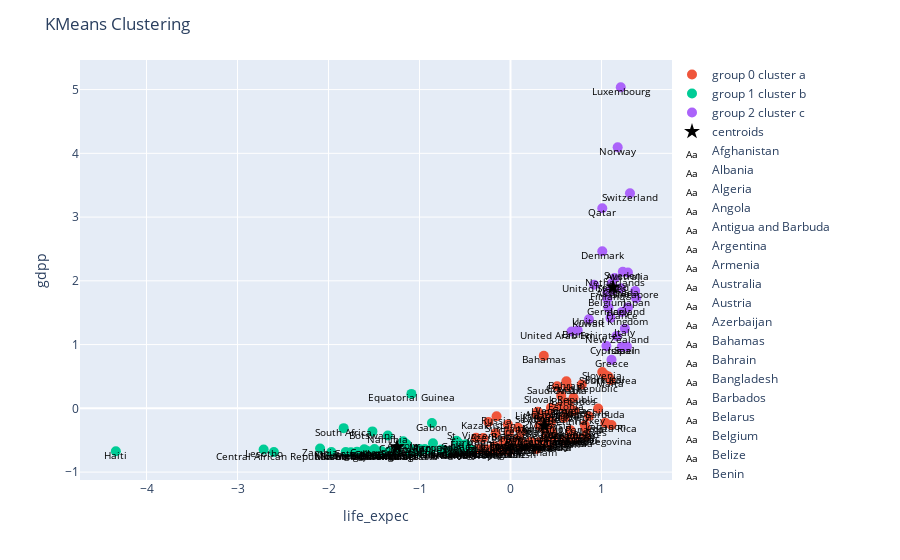

Source (notebook cell):
### Code cell
labels = ['cluster a', 'cluster b', 'cluster c']
x = 'life_expec'
y = 'gdpp'
title = 'KMeans Clustering'
annotation = data[['country']].copy()
y_means = clustering.cluster_visualizator(KMeans, data_clustering, 3, labels, x, y, annotations=annotation, title=title, skip_rows=1, random_seed=random_seed)

### Figure 1 — Plotly figure (JSON) as saved in the notebook; plotly's stock layout.template omitted (floating-point values rounded to 4 significant figures)
{"data": [{"hovertemplate": "<extra></extra>", "legendgroup": "", "marker": {"color": "#636efa", "symbol": "circle"}, "mode": "markers", "name": "", "orientation": "v", "showlegend": false, "type": "scatter", "xaxis": "x", "yaxis": "y"}, {"marker": {"size": 10}, "mode": "markers", "name": "group 0 cluster a", "type": "scatter", "x": [0.6479, 0.6704, 0.7043, 0.5915, 0.3095, -0.1642, 0.3659, 0.614, -0.01756, 0.693, -0.01756, 0.09522, 0.1742, 0.1178, 0.7043, 0.411, 0.3772, 0.2193, 0.9637, 0.4561, 0.6591, 1.11, 0.6479, 0.7832, 0.4561, 0.693, -0.006281, 0.3997, 0.614, 0.2531, 0.08395, 0.08395, 0.4449, -0.07395, 0.4449, -0.3785, 0.4674, 0.5915, -0.2431, -0.2318, 0.287, 1.043, 0.6253, 0.2982, 0.3885, 0.4449, 0.8283, 1.099, -0.2657, 0.3208, -0.09651, 0.6591, 0.3321, -0.2544, 0.6253, 0.817, 0.3997, 0.8283, -0.1755, 0.6479, 1.043, 0.3546, -0.1529, 0.1065, 0.5125, 0.4674, 0.3208, 0.5576, 1.009, 1.076, 0.4336, 0.1178, -0.02884, -0.1078, 0.6817, 0.06139, -0.07395, 0.7155, 0.8622, -0.2995, -0.01756, 0.6591, -0.198, 0.5464, 0.287, -0.3446], "y": [-0.4856, -0.4654, -0.04182, -0.1458, -0.5332, -0.3899, 0.8228, 0.4233, -0.668, 0.1661, -0.3795, -0.4719, -0.5901, -0.6011, -0.4572, -0.09654, -0.3351, -0.5283, -0.003511, -0.4599, -0.3674, -0.2607, 0.02932, 0.3741, -0.4112, -0.4544, -0.5672, -0.5458, 0.08952, -0.5475, -0.3061, -0.5546, 0.007434, -0.5393, -0.3521, -0.4632, -0.4533, -0.5081, -0.2131, -0.6613, -0.09107, -0.2246, -0.04729, -0.05276, -0.461, -0.2131, -0.3209, 0.4452, -0.6438, -0.2717, -0.6202, -0.3439, -0.5546, -0.677, 0.3467, -0.2673, -0.5327, -0.4347, -0.5929, -0.01993, 0.5218, -0.2591, -0.1239, -0.5206, 0.3467, -0.4134, -0.1184, 0.199, 0.5711, 0.4999, -0.5557, -0.3685, -0.2552, -0.6691, -0.4314, -0.5124, -0.5152, -0.4829, -0.1239, -0.4665, -0.5469, -0.05823, -0.6339, 0.02932, -0.6378, -0.6378]}, {"marker": {"size": 10}, "mode": "markers", "name": "group 1 cluster b", "type": "scatter", "x": [-1.619, -1.179, -0.9875, -1.518, -1.427, -1.45, -0.5025, -1.495, -2.6, -1.585, -0.5251, -1.472, -1.145, -1.608, -1.089, -0.9988, -0.5928, -0.8634, -0.5702, -0.9424, -1.416, -1.687, -0.5702, -4.337, -0.4913, -0.8747, -1.112, -0.7619, -2.713, -1.1, -1.1, -1.969, -1.247, -0.5815, -0.4913, -1.811, -0.4236, -1.348, -1.326, -1.134, -0.5928, -0.6717, -0.7394, -1.754, -0.9988, -1.833, -0.48, -1.269, -1.337, -1.551, -0.8522, -2.093], "y": [-0.6792, -0.5163, -0.668, -0.3619, -0.678, -0.6968, -0.6664, -0.6378, -0.685, -0.6604, -0.6674, -0.6912, -0.5595, -0.6427, 0.2263, -0.6831, -0.5097, -0.2306, -0.6787, -0.6378, -0.674, -0.6795, -0.5431, -0.6732, -0.6356, -0.6565, -0.6279, -0.6471, -0.6454, -0.6915, -0.6868, -0.6843, -0.6707, -0.5529, -0.5644, -0.6865, -0.6554, -0.4254, -0.6904, -0.5819, -0.6525, -0.6786, -0.6547, -0.6876, -0.6388, -0.3111, -0.6285, -0.671, -0.6827, -0.6769, -0.5469, -0.6295]}, {"marker": {"size": 10}, "mode": "markers", "name": "group 2 cluster c", "type": "scatter", "x": [1.291, 1.122, 1.065, 0.7381, 1.212, 1.054, 1.009, 1.065, 1.223, 1.076, 1.11, 1.291, 1.11, 1.223, 1.257, 1.381, 0.8622, 1.212, 1.144, 1.167, 1.178, 1.009, 1.37, 1.279, 1.234, 1.313, 0.6704, 1.099, 0.9185], "y": [2.131, 1.857, 1.72, 1.222, 1.884, 0.976, 2.465, 1.819, 1.512, 1.578, 0.7626, 1.583, 1.956, 0.9651, 1.25, 1.726, 1.397, 5.037, 2.043, 1.135, 4.095, 3.138, 1.841, 0.9706, 2.142, 3.373, 1.206, 1.419, 1.939]}, {"marker": {"color": "black", "size": 12, "symbol": "star"}, "mode": "markers", "name": "centroids", "type": "scatter", "x": [0.3739, -1.247, 1.127], "y": [-0.2754, -0.6049, 1.901]}, {"mode": "text", "name": "Afghanistan", "text": ["Afghanistan"], "textfont": {"color": "black", "size": 10}, "textposition": "bottom center", "type": "scatter", "x": [-1.619], "y": [-0.6792]}, {"mode": "text", "name": "Albania", "text": ["Albania"], "textfont": {"color": "black", "size": 10}, "textposition": "bottom center", "type": "scatter", "x": [0.6479], "y": [-0.4856]}, {"mode": "text", "name": "Algeria", "text": ["Algeria"], "textfont": {"color": "black", "size": 10}, "textposition": "bottom center", "type": "scatter", "x": [0.6704], "y": [-0.4654]}, {"mode": "text", "name": "Angola", "text": ["Angola"], "textfont": {"color": "black", "size": 10}, "textposition": "bottom center", "type": "scatter", "x": [-1.179], "y": [-0.5163]}, {"mode": "text", "name": "Antigua and Barbuda", "text": ["Antigua and Barbuda"], "textfont": {"color": "black", "size": 10}, "textposition": "bottom center", "type": "scatter", "x": [0.7043], "y": [-0.04182]}, {"mode": "text", "name": "Argentina", "text": ["Argentina"], "textfont": {"color": "black", "size": 10}, "textposition": "bottom center", "type": "scatter", "x": [0.5915], "y": [-0.1458]}, {"mode": "text", "name": "Armenia", "text": ["Armenia"], "textfont": {"color": "black", "size": 10}, "textposition": "bottom center", "type": "scatter", "x": [0.3095], "y": [-0.5332]}, {"mode": "text", "name": "Australia", "text": ["Australia"], "textfont": {"color": "black", "size": 10}, "textposition": "bottom center", "type": "scatter", "x": [1.291], "y": [2.131]}, {"mode": "text", "name": "Austria", "text": ["Austria"], "textfont": {"color": "black", "size": 10}, "textposition": "bottom center", "type": "scatter", "x": [1.122], "y": [1.857]}, {"mode": "text", "name": "Azerbaijan", "text": ["Azerbaijan"], "textfont": {"color": "black", "size": 10}, "textposition": "bottom center", "type": "scatter", "x": [-0.1642], "y": [-0.3899]}, {"mode": "text", "name": "Bahamas", "text": ["Bahamas"], "textfont": {"color": "black", "size": 10}, "textposition": "bottom center", "type": "scatter", "x": [0.3659], "y": [0.8228]}, {"mode": "text", "name": "Bahrain", "text": ["Bahrain"], "textfont": {"color": "black", "size": 10}, "textposition": "bottom center", "type": "scatter", "x": [0.614], "y": [0.4233]}, {"mode": "text", "name": "Bangladesh", "text": ["Bangladesh"], "textfont": {"color": "black", "size": 10}, "textposition": "bottom center", "type": "scatter", "x": [-0.01756], "y": [-0.668]}, {"mode": "text", "name": "Barbados", "text": ["Barbados"], "textfont": {"color": "black", "size": 10}, "textposition": "bottom center", "type": "scatter", "x": [0.693], "y": [0.1661]}, {"mode": "text", "name": "Belarus", "text": ["Belarus"], "textfont": {"color": "black", "size": 10}, "textposition": "bottom center", "type": "scatter", "x": [-0.01756], "y": [-0.3795]}, {"mode": "text", "name": "Belgium", "text": ["Belgium"], "textfont": {"color": "black", "size": 10}, "textposition": "bottom center", "type": "scatter", "x": [1.065], "y": [1.72]}, {"mode": "text", "name": "Belize", "text": ["Belize"], "textfont": {"color": "black", "size": 10}, "textposition": "bottom center", "type": "scatter", "x": [0.09522], "y": [-0.4719]}, {"mode": "text", "name": "Benin", "text": ["Benin"], "textfont": {"color": "black", "size": 10}, "textposition": "bottom center", "type": "scatter", "x": [-0.9875], "y": [-0.668]}, {"mode": "text", "name": "Bhutan", "text": ["Bhutan"], "textfont": {"color": "black", "size": 10}, "textposition": "bottom center", "type": "scatter", "x": [0.1742], "y": [-0.5901]}, {"mode": "text", "name": "Bolivia", "text": ["Bolivia"], "textfont": {"color": "black", "size": 10}, "textposition": "bottom center", "type": "scatter", "x": [0.1178], "y": [-0.6011]}, {"mode": "text", "name": "Bosnia and Herzegovina", "text": ["Bosnia and Herzegovina"], "textfont": {"color": "black", "size": 10}, "textposition": "bottom center", "type": "scatter", "x": [0.7043], "y": [-0.4572]}, {"mode": "text", "name": "Botswana", "text": ["Botswana"], "textfont": {"color": "black", "size": 10}, "textposition": "bottom center", "type": "scatter", "x": [-1.518], "y": [-0.3619]}, {"mode": "text", "name": "Brazil", "text": ["Brazil"], "textfont": {"color": "black", "size": 10}, "textposition": "bottom center", "type": "scatter", "x": [0.411], "y": [-0.09654]}, {"mode": "text", "name": "Brunei", "text": ["Brunei"], "textfont": {"color": "black", "size": 10}, "textposition": "bottom center", "type": "scatter", "x": [0.7381], "y": [1.222]}, {"mode": "text", "name": "Bulgaria", "text": ["Bulgaria"], "textfont": {"color": "black", "size": 10}, "textposition": "bottom center", "type": "scatter", "x": [0.3772], "y": [-0.3351]}, {"mode": "text", "name": "Burkina Faso", "text": ["Burkina Faso"], "textfont": {"color": "black", "size": 10}, "textposition": "bottom center", "type": "scatter", "x": [-1.427], "y": [-0.678]}, {"mode": "text", "name": "Burundi", "text": ["Burundi"], "textfont": {"color": "black", "size": 10}, "textposition": "bottom center", "type": "scatter", "x": [-1.45], "y": [-0.6968]}, {"mode": "text", "name": "Cambodia", "text": ["Cambodia"], "textfont": {"color": "black", "size": 10}, "textposition": "bottom center", "type": "scatter", "x": [-0.5025], "y": [-0.6664]}, {"mode": "text", "name": "Cameroon", "text": ["Cameroon"], "textfont": {"color": "black", "size": 10}, "textposition": "bottom center", "type": "scatter", "x": [-1.495], "y": [-0.6378]}, {"mode": "text", "name": "Canada", "text": ["Canada"], "textfont": {"color": "black", "size": 10}, "textposition": "bottom center", "type": "scatter", "x": [1.212], "y": [1.884]}, {"mode": "text", "name": "Cape Verde", "text": ["Cape Verde"], "textfont": {"color": "black", "size": 10}, "textposition": "bottom center", "type": "scatter", "x": [0.2193], "y": [-0.5283]}, {"mode": "text", "name": "Central African Republic", "text": ["Central African Republic"], "textfont": {"color": "black", "size": 10}, "textposition": "bottom center", "type": "scatter", "x": [-2.6], "y": [-0.685]}, {"mode": "text", "name": "Chad", "text": ["Chad"], "textfont": {"color": "black", "size": 10}, "textposition": "bottom center", "type": "scatter", "x": [-1.585], "y": [-0.6604]}, {"mode": "text", "name": "Chile", "text": ["Chile"], "textfont": {"color": "black", "size": 10}, "textposition": "bottom center", "type": "scatter", "x": [0.9637], "y": [-0.003511]}, {"mode": "text", "name": "China", "text": ["China"], "textfont": {"color": "black", "size": 10}, "textposition": "bottom center", "type": "scatter", "x": [0.4561], "y": [-0.4599]}, {"mode": "text", "name": "Colombia", "text": ["Colombia"], "textfont": {"color": "black", "size": 10}, "textposition": "bottom center", "type": "scatter", "x": [0.6591], "y": [-0.3674]}, {"mode": "text", "name": "Comoros", "text": ["Comoros"], "textfont": {"color": "black", "size": 10}, "textposition": "bottom center", "type": "scatter", "x": [-0.5251], "y": [-0.6674]}, {"mode": "text", "name": "Congo, Dem. Rep.", "text": ["Congo, Dem. Rep."], "textfont": {"color": "black", "size": 10}, "textposition": "bottom center", "type": "scatter", "x": [-1.472], "y": [-0.6912]}, {"mode": "text", "name": "Congo, Rep.", "text": ["Congo, Rep."], "textfont": {"color": "black", "size": 10}, "textposition": "bottom center", "type": "scatter", "x": [-1.145], "y": [-0.5595]}, {"mode": "text", "name": "Costa Rica", "text": ["Costa Rica"], "textfont": {"color": "black", "size": 10}, "textposition": "bottom center", "type": "scatter", "x": [1.11], "y": [-0.2607]}, {"mode": "text", "name": "Cote d'Ivoire", "text": ["Cote d'Ivoire"], "textfont": {"color": "black", "size": 10}, "textposition": "bottom center", "type": "scatter", "x": [-1.608], "y": [-0.6427]}, {"mode": "text", "name": "Croatia", "text": ["Croatia"], "textfont": {"color": "black", "size": 10}, "textposition": "bottom center", "type": "scatter", "x": [0.6479], "y": [0.02932]}, {"mode": "text", "name": "Cyprus", "text": ["Cyprus"], "textfont": {"color": "black", "size": 10}, "textposition": "bottom center", "type": "scatter", "x": [1.054], "y": [0.976]}, {"mode": "text", "name": "Czech Republic", "text": ["Czech Republic"], "textfont": {"color": "black", "size": 10}, "textposition": "bottom center", "type": "scatter", "x": [0.7832], "y": [0.3741]}, {"mode": "text", "name": "Denmark", "text": ["Denmark"], "textfont": {"color": "black", "size": 10}, "textposition": "bottom center", "type": "scatter", "x": [1.009], "y": [2.465]}, {"mode": "text", "name": "Dominican Republic", "text": ["Dominican Republic"], "textfont": {"color": "black", "size": 10}, "textposition": "bottom center", "type": "scatter", "x": [0.4561], "y": [-0.4112]}, {"mode": "text", "name": "Ecuador", "text": ["Ecuador"], "textfont": {"color": "black", "size": 10}, "textposition": "bottom center", "type": "scatter", "x": [0.693], "y": [-0.4544]}, {"mode": "text", "name": "Egypt", "text": ["Egypt"], "textfont": {"color": "black", "size": 10}, "textposition": "bottom center", "type": "scatter", "x": [-0.006281], "y": [-0.5672]}, {"mode": "text", "name": "El Salvador", "text": ["El Salvador"], "textfont": {"color": "black", "size": 10}, "textposition": "bottom center", "type": "scatter", "x": [0.3997], "y": [-0.5458]}, {"mode": "text", "name": "Equatorial Guinea", "text": ["Equatorial Guinea"], "textfont": {"color": "black", "size": 10}, "textposition": "bottom center", "type": "scatter", "x": [-1.089], "y": [0.2263]}, {"mode": "text", "name": "Eritrea", "text": ["Eritrea"], "textfont": {"color": "black", "size": 10}, "textposition": "bottom center", "type": "scatter", "x": [-0.9988], "y": [-0.6831]}, {"mode": "text", "name": "Estonia", "text": ["Estonia"], "textfont": {"color": "black", "size": 10}, "textposition": "bottom center", "type": "scatter", "x": [0.614], "y": [0.08952]}, {"mode": "text", "name": "Fiji", "text": ["Fiji"], "textfont": {"color": "black", "size": 10}, "textposition": "bottom center", "type": "scatter", "x": [-0.5928], "y": [-0.5097]}, {"mode": "text", "name": "Finland", "text": ["Finland"], "textfont": {"color": "black", "size": 10}, "textposition": "bottom center", "type": "scatter", "x": [1.065], "y": [1.819]}, {"mode": "text", "name": "France", "text": ["France"], "textfont": {"color": "black", "size": 10}, "textposition": "bottom center", "type": "scatter", "x": [1.223], "y": [1.512]}, {"mode": "text", "name": "Gabon", "text": ["Gabon"], "textfont": {"color": "black", "size": 10}, "textposition": "bottom center", "type": "scatter", "x": [-0.8634], "y": [-0.2306]}, {"mode": "text", "name": "Gambia", "text": ["Gambia"], "textfont": {"color": "black", "size": 10}, "textposition": "bottom center", "type": "scatter", "x": [-0.5702], "y": [-0.6787]}, {"mode": "text", "name": "Georgia", "text": ["Georgia"], "textfont": {"color": "black", "size": 10}, "textposition": "bottom center", "type": "scatter", "x": [0.2531], "y": [-0.5475]}, {"mode": "text", "name": "Germany", "text": ["Germany"], "textfont": {"color": "black", "size": 10}, "textposition": "bottom center", "type": "scatter", "x": [1.076], "y": [1.578]}, {"mode": "text", "name": "Ghana", "text": ["Ghana"], "textfont": {"color": "black", "size": 10}, "textposition": "bottom center", "type": "scatter", "x": [-0.9424], "y": [-0.6378]}, {"mode": "text", "name": "Greece", "text": ["Greece"], "textfont": {"color": "black", "size": 10}, "textposition": "bottom center", "type": "scatter", "x": [1.11], "y": [0.7626]}, {"mode": "text", "name": "Grenada", "text": ["Grenada"], "textfont": {"color": "black", "size": 10}, "textposition": "bottom center", "type": "scatter", "x": [0.08395], "y": [-0.3061]}, {"mode": "text", "name": "Guatemala", "text": ["Guatemala"], "textfont": {"color": "black", "size": 10}, "textposition": "bottom center", "type": "scatter", "x": [0.08395], "y": [-0.5546]}, {"mode": "text", "name": "Guinea", "text": ["Guinea"], "textfont": {"color": "black", "size": 10}, "textposition": "bottom center", "type": "scatter", "x": [-1.416], "y": [-0.674]}, {"mode": "text", "name": "Guinea-Bissau", "text": ["Guinea-Bissau"], "textfont": {"color": "black", "size": 10}, "textposition": "bottom center", "type": "scatter", "x": [-1.687], "y": [-0.6795]}, {"mode": "text", "name": "Guyana", "text": ["Guyana"], "textfont": {"color": "black", "size": 10}, "textposition": "bottom center", "type": "scatter", "x": [-0.5702], "y": [-0.5431]}, {"mode": "text", "name": "Haiti", "text": ["Haiti"], "textfont": {"color": "black", "size": 10}, "textposition": "bottom center", "type": "scatter", "x": [-4.337], "y": [-0.6732]}, {"mode": "text", "name": "Hungary", "text": ["Hungary"], "textfont": {"color": "black", "size": 10}, "textposition": "bottom center", "type": "scatter", "x": [0.4449], "y": [0.007434]}, {"mode": "text", "name": "Iceland", "text": ["Iceland"], "textfont": {"color": "black", "size": 10}, "textposition": "bottom center", "type": "scatter", "x": [1.291], "y": [1.583]}, {"mode": "text", "name": "India", "text": ["India"], "textfont": {"color": "black", "size": 10}, "textposition": "bottom center", "type": "scatter", "x": [-0.4913], "y": [-0.6356]}, {"mode": "text", "name": "Indonesia", "text": ["Indonesia"], "textfont": {"color": "black", "size": 10}, "textposition": "bottom center", "type": "scatter", "x": [-0.07395], "y": [-0.5393]}, {"mode": "text", "name": "Iran", "text": ["Iran"], "textfont": {"color": "black", "size": 10}, "textposition": "bottom center", "type": "scatter", "x": [0.4449], "y": [-0.3521]}, {"mode": "text", "name": "Iraq", "text": ["Iraq"], "textfont": {"color": "black", "size": 10}, "textposition": "bottom center", "type": "scatter", "x": [-0.3785], "y": [-0.4632]}, {"mode": "text", "name": "Ireland", "text": ["Ireland"], "textfont": {"color": "black", "size": 10}, "textposition": "bottom center", "type": "scatter", "x": [1.11], "y": [1.956]}, {"mode": "text", "name": "Israel", "text": ["Israel"], "textfont": {"color": "black", "size": 10}, "textposition": "bottom center", "type": "scatter", "x": [1.223], "y": [0.9651]}, {"mode": "text", "name": "Italy", "text": ["Italy"], "textfont": {"color": "black", "size": 10}, "textposition": "bottom center", "type": "scatter", "x": [1.257], "y": [1.25]}, {"mode": "text", "name": "Jamaica", "text": ["Jamaica"], "textfont": {"color": "black", "size": 10}, "textposition": "bottom center", "type": "scatter", "x": [0.4674], "y": [-0.4533]}, {"mode": "text", "name": "Japan", "text": ["Japan"], "textfont": {"color": "black", "size": 10}, "textposition": "bottom center", "type": "scatter", "x": [1.381], "y": [1.726]}, {"mode": "text", "name": "Jordan", "text": ["Jordan"], "textfont": {"color": "black", "size": 10}, "textposition": "bottom center", "type": "scatter", "x": [0.5915], "y": [-0.5081]}, {"mode": "text", "name": "Kazakhstan", "text": ["Kazakhstan"], "textfont": {"color": "black", "size": 10}, "textposition": "bottom center", "type": "scatter", "x": [-0.2431], "y": [-0.2131]}, {"mode": "text", "name": "Kenya", "text": ["Kenya"], "textfont": {"color": "black", "size": 10}, "textposition": "bottom center", "type": "scatter", "x": [-0.8747], "y": [-0.6565]}, {"mode": "text", "name": "Kiribati", "text": ["Kiribati"], "textfont": {"color": "black", "size": 10}, "textposition": "bottom center", "type": "scatter", "x": [-1.112], "y": [-0.6279]}, {"mode": "text", "name": "Kuwait", "text": ["Kuwait"], "textfont": {"color": "black", "size": 10}, "textposition": "bottom center", "type": "scatter", "x": [0.8622], "y": [1.397]}, {"mode": "text", "name": "Kyrgyz Republic", "text": ["Kyrgyz Republic"], "textfont": {"color": "black", "size": 10}, "textposition": "bottom center", "type": "scatter", "x": [-0.2318], "y": [-0.6613]}, {"mode": "text", "name": "Lao", "text": ["Lao"], "textfont": {"color": "black", "size": 10}, "textposition": "bottom center", "type": "scatter", "x": [-0.7619], "y": [-0.6471]}, {"mode": "text", "name": "Latvia", "text": ["Latvia"], "textfont": {"color": "black", "size": 10}, "textposition": "bottom center", "type": "scatter", "x": [0.287], "y": [-0.09107]}, {"mode": "text", "name": "Lebanon", "text": ["Lebanon"], "textfont": {"color": "black", "size": 10}, "textposition": "bottom center", "type": "scatter", "x": [1.043], "y": [-0.2246]}, {"mode": "text", "name": "Lesotho", "text": ["Lesotho"], "textfont": {"color": "black", "size": 10}, "textposition": "bottom center", "type": "scatter", "x": [-2.713], "y": [-0.6454]}, {"mode": "text", "name": "Liberia", "text": ["Liberia"], "textfont": {"color": "black", "size": 10}, "textposition": "bottom center", "type": "scatter", "x": [-1.1], "y": [-0.6915]}, {"mode": "text", "name": "Libya", "text": ["Libya"], "textfont": {"color": "black", "size": 10}, "textposition": "bottom center", "type": "scatter", "x": [0.6253], "y": [-0.04729]}, {"mode": "text", "name": "Lithuania", "text": ["Lithuania"], "textfont": {"color": "black", "size": 10}, "textposition": "bottom center", "type": "scatter", "x": [0.2982], "y": [-0.05276]}, {"mode": "text", "name": "Luxembourg", "text": ["Luxembourg"], "textfont": {"color": "black", "size": 10}, "textposition": "bottom center", "type": "scatter", "x": [1.212], "y": [5.037]}, {"mode": "text", "name": "Macedonia, FYR", "text": ["Macedonia, FYR"], "textfont": {"color": "black", "size": 10}, "textposition": "bottom center", "type": "scatter", "x": [0.3885], "y": [-0.461]}, {"mode": "text", "name": "Madagascar", "text": ["Madagascar"], "textfont": {"color": "black", "size": 10}, "textposition": "bottom center", "type": "scatter", "x": [-1.1], "y": [-0.6868]}, {"mode": "text", "name": "Malawi", "text": ["Malawi"], "textfont": {"color": "black", "size": 10}, "textposition": "bottom center", "type": "scatter", "x": [-1.969], "y": [-0.6843]}, {"mode": "text", "name": "Malaysia", "text": ["Malaysia"], "textfont": {"color": "black", "size": 10}, "textposition": "bottom center", "type": "scatter", "x": [0.4449], "y": [-0.2131]}, {"mode": "text", "name": "Maldives", "text": ["Maldives"], "textfont": {"color": "black", "size": 10}, "textposition": "bottom center", "type": "scatter", "x": [0.8283], "y": [-0.3209]}, {"mode": "text", "name": "Mali", "text": ["Mali"], "textfont": {"color": "black", "size": 10}, "textposition": "bottom center", "type": "scatter", "x": [-1.247], "y": [-0.6707]}, {"mode": "text", "name": "Malta", "text": ["Malta"], "textfont": {"color": "black", "size": 10}, "textposition": "bottom center", "type": "scatter", "x": [1.099], "y": [0.4452]}, {"mode": "text", "name": "Mauritania", "text": ["Mauritania"], "textfont": {"color": "black", "size": 10}, "textposition": "bottom center", "type": "scatter", "x": [-0.2657], "y": [-0.6438]}, {"mode": "text", "name": "Mauritius", "text": ["Mauritius"], "textfont": {"color": "black", "size": 10}, "textposition": "bottom center", "type": "scatter", "x": [0.3208], "y": [-0.2717]}, {"mode": "text", "name": "Micronesia, Fed. Sts.", "text": ["Micronesia, Fed. Sts."], "textfont": {"color": "black", "size": 10}, "textposition": "bottom center", "type": "scatter", "x": [-0.5815], "y": [-0.5529]}, {"mode": "text", "name": "Moldova", "text": ["Moldova"], "textfont": {"color": "black", "size": 10}, "textposition": "bottom center", "type": "scatter", "x": [-0.09651], "y": [-0.6202]}, {"mode": "text", "name": "Mongolia", "text": ["Mongolia"], "textfont": {"color": "black", "size": 10}, "textposition": "bottom center", "type": "scatter", "x": [-0.4913], "y": [-0.5644]}, {"mode": "text", "name": "Montenegro", "text": ["Montenegro"], "textfont": {"color": "black", "size": 10}, "textposition": "bottom center", "type": "scatter", "x": [0.6591], "y": [-0.3439]}, {"mode": "text", "name": "Morocco", "text": ["Morocco"], "textfont": {"color": "black", "size": 10}, "textposition": "bottom center", "type": "scatter", "x": [0.3321], "y": [-0.5546]}, {"mode": "text", "name": "Mozambique", "text": ["Mozambique"], "textfont": {"color": "black", "size": 10}, "textposition": "bottom center", "type": "scatter", "x": [-1.811], "y": [-0.6865]}, {"mode": "text", "name": "Myanmar", "text": ["Myanmar"], "textfont": {"color": "black", "size": 10}, "textposition": "bottom center", "type": "scatter", "x": [-0.4236], "y": [-0.6554]}, {"mode": "text", "name": "Namibia", "text": ["Namibia"], "textfont": {"color": "black", "size": 10}, "textposition": "bottom center", "type": "scatter", "x": [-1.348], "y": [-0.4254]}, {"mode": "text", "name": "Nepal", "text": ["Nepal"], "textfont": {"color": "black", "size": 10}, "textposition": "bottom center", "type": "scatter", "x": [-0.2544], "y": [-0.677]}, {"mode": "text", "name": "Netherlands", "text": ["Netherlands"], "textfont": {"color": "black", "size": 10}, "textposition": "bottom center", "type": "scatter", "x": [1.144], "y": [2.043]}, {"mode": "text", "name": "New Zealand", "text": ["New Zealand"], "textfont": {"color": "black", "size": 10}, "textposition": "bottom center", "type": "scatter", "x": [1.167], "y": [1.135]}, {"mode": "text", "name": "Niger", "text": ["Niger"], "textfont": {"color": "black", "size": 10}, "textposition": "bottom center", "type": "scatter", "x": [-1.326], "y": [-0.6904]}, {"mode": "text", "name": "Nigeria", "text": ["Nigeria"], "textfont": {"color": "black", "size": 10}, "textposition": "bottom center", "type": "scatter", "x": [-1.134], "y": [-0.5819]}, {"mode": "text", "name": "Norway", "text": ["Norway"], "textfont": {"color": "black", "size": 10}, "textposition": "bottom center", "type": "scatter", "x": [1.178], "y": [4.095]}, {"mode": "text", "name": "Oman", "text": ["Oman"], "textfont": {"color": "black", "size": 10}, "textposition": "bottom center", "type": "scatter", "x": [0.6253], "y": [0.3467]}, {"mode": "text", "name": "Pakistan", "text": ["Pakistan"], "textfont": {"color": "black", "size": 10}, "textposition": "bottom center", "type": "scatter", "x": [-0.5928], "y": [-0.6525]}, {"mode": "text", "name": "Panama", "text": ["Panama"], "textfont": {"color": "black", "size": 10}, "textposition": "bottom center", "type": "scatter", "x": [0.817], "y": [-0.2673]}, {"mode": "text", "name": "Paraguay", "text": ["Paraguay"], "textfont": {"color": "black", "size": 10}, "textposition": "bottom center", "type": "scatter", "x": [0.3997], "y": [-0.5327]}, {"mode": "text", "name": "Peru", "text": ["Peru"], "textfont": {"color": "black", "size": 10}, "textposition": "bottom center", "type": "scatter", "x": [0.8283], "y": [-0.4347]}, {"mode": "text", "name": "Philippines", "text": ["Philippines"], "textfont": {"color": "black", "size": 10}, "textposition": "bottom center", "type": "scatter", "x": [-0.1755], "y": [-0.5929]}, {"mode": "text", "name": "Poland", "text": ["Poland"], "textfont": {"color": "black", "size": 10}, "textposition": "bottom center", "type": "scatter", "x": [0.6479], "y": [-0.01993]}, {"mode": "text", "name": "Portugal", "text": ["Portugal"], "textfont": {"color": "black", "size": 10}, "textposition": "bottom center", "type": "scatter", "x": [1.043], "y": [0.5218]}, {"mode": "text", "name": "Qatar", "text": ["Qatar"], "textfont": {"color": "black", "size": 10}, "textposition": "bottom center", "type": "scatter", "x": [1.009], "y": [3.138]}, {"mode": "text", "name": "Romania", "text": ["Romania"], "textfont": {"color": "black", "size": 10}, "textposition": "bottom center", "type": "scatter", "x": [0.3546], "y": [-0.2591]}, {"mode": "text", "name": "Russia", "text": ["Russia"], "textfont": {"color": "black", "size": 10}, "textposition": "bottom center", "type": "scatter", "x": [-0.1529], "y": [-0.1239]}, {"mode": "text", "name": "Rwanda", "text": ["Rwanda"], "textfont": {"color": "black", "size": 10}, "textposition": "bottom center", "type": "scatter", "x": [-0.6717], "y": [-0.6786]}, {"mode": "text", "name": "Samoa", "text": ["Samoa"], "textfont": {"color": "black", "size": 10}, "textposition": "bottom center", "type": "scatter", "x": [0.1065], "y": [-0.5206]}, {"mode": "text", "name": "Saudi Arabia", "text": ["Saudi Arabia"], "textfont": {"color": "black", "size": 10}, "textposition": "bottom center", "type": "scatter", "x": [0.5125], "y": [0.3467]}, {"mode": "text", "name": "Senegal", "text": ["Senegal"], "textfont": {"color": "black", "size": 10}, "textposition": "bottom center", "type": "scatter", "x": [-0.7394], "y": [-0.6547]}, {"mode": "text", "name": "Serbia", "text": ["Serbia"], "textfont": {"color": "black", "size": 10}, "textposition": "bottom center", "type": "scatter", "x": [0.4674], "y": [-0.4134]}, {"mode": "text", "name": "Seychelles", "text": ["Seychelles"], "textfont": {"color": "black", "size": 10}, "textposition": "bottom center", "type": "scatter", "x": [0.3208], "y": [-0.1184]}, {"mode": "text", "name": "Sierra Leone", "text": ["Sierra Leone"], "textfont": {"color": "black", "size": 10}, "textposition": "bottom center", "type": "scatter", "x": [-1.754], "y": [-0.6876]}, {"mode": "text", "name": "Singapore", "text": ["Singapore"], "textfont": {"color": "black", "size": 10}, "textposition": "bottom center", "type": "scatter", "x": [1.37], "y": [1.841]}, {"mode": "text", "name": "Slovak Republic", "text": ["Slovak Republic"], "textfont": {"color": "black", "size": 10}, "textposition": "bottom center", "type": "scatter", "x": [0.5576], "y": [0.199]}, {"mode": "text", "name": "Slovenia", "text": ["Slovenia"], "textfont": {"color": "black", "size": 10}, "textposition": "bottom center", "type": "scatter", "x": [1.009], "y": [0.5711]}, {"mode": "text", "name": "Solomon Islands", "text": ["Solomon Islands"], "textfont": {"color": "black", "size": 10}, "textposition": "bottom center", "type": "scatter", "x": [-0.9988], "y": [-0.6388]}, {"mode": "text", "name": "South Africa", "text": ["South Africa"], "textfont": {"color": "black", "size": 10}, "textposition": "bottom center", "type": "scatter", "x": [-1.833], "y": [-0.3111]}, {"mode": "text", "name": "South Korea", "text": ["South Korea"], "textfont": {"color": "black", "size": 10}, "textposition": "bottom center", "type": "scatter", "x": [1.076], "y": [0.4999]}, {"mode": "text", "name": "Spain", "text": ["Spain"], "textfont": {"color": "black", "size": 10}, "textposition": "bottom center", "type": "scatter", "x": [1.279], "y": [0.9706]}, {"mode": "text", "name": "Sri Lanka", "text": ["Sri Lanka"], "textfont": {"color": "black", "size": 10}, "textposition": "bottom center", "type": "scatter", "x": [0.4336], "y": [-0.5557]}, {"mode": "text", "name": "St. Vincent and the Grenadines", "text": ["St. Vincent and the Grenadines"], "textfont": {"color": "black", "size": 10}, "textposition": "bottom center", "type": "scatter", "x": [0.1178], "y": [-0.3685]}, {"mode": "text", "name": "Sudan", "text": ["Sudan"], "textfont": {"color": "black", "size": 10}, "textposition": "bottom center", "type": "scatter", "x": [-0.48], "y": [-0.6285]}, {"mode": "text", "name": "Suriname", "text": ["Suriname"], "textfont": {"color": "black", "size": 10}, "textposition": "bottom center", "type": "scatter", "x": [-0.02884], "y": [-0.2552]}, {"mode": "text", "name": "Sweden", "text": ["Sweden"], "textfont": {"color": "black", "size": 10}, "textposition": "bottom center", "type": "scatter", "x": [1.234], "y": [2.142]}, {"mode": "text", "name": "Switzerland", "text": ["Switzerland"], "textfont": {"color": "black", "size": 10}, "textposition": "bottom center", "type": "scatter", "x": [1.313], "y": [3.373]}, {"mode": "text", "name": "Tajikistan", "text": ["Tajikistan"], "textfont": {"color": "black", "size": 10}, "textposition": "bottom center", "type": "scatter", "x": [-0.1078], "y": [-0.6691]}, {"mode": "text", "name": "Tanzania", "text": ["Tanzania"], "textfont": {"color": "black", "size": 10}, "textposition": "bottom center", "type": "scatter", "x": [-1.269], "y": [-0.671]}, {"mode": "text", "name": "Thailand", "text": ["Thailand"], "textfont": {"color": "black", "size": 10}, "textposition": "bottom center", "type": "scatter", "x": [0.6817], "y": [-0.4314]}, {"mode": "text", "name": "Timor-Leste", "text": ["Timor-Leste"], "textfont": {"color": "black", "size": 10}, "textposition": "bottom center", "type": "scatter", "x": [0.06139], "y": [-0.5124]}, {"mode": "text", "name": "Togo", "text": ["Togo"], "textfont": {"color": "black", "size": 10}, "textposition": "bottom center", "type": "scatter", "x": [-1.337], "y": [-0.6827]}, {"mode": "text", "name": "Tonga", "text": ["Tonga"], "textfont": {"color": "black", "size": 10}, "textposition": "bottom center", "type": "scatter", "x": [-0.07395], "y": [-0.5152]}, {"mode": "text", "name": "Tunisia", "text": ["Tunisia"], "textfont": {"color": "black", "size": 10}, "textposition": "bottom center", "type": "scatter", "x": [0.7155], "y": [-0.4829]}, {"mode": "text", "name": "Turkey", "text": ["Turkey"], "textfont": {"color": "black", "size": 10}, "textposition": "bottom center", "type": "scatter", "x": [0.8622], "y": [-0.1239]}, {"mode": "text", "name": "Turkmenistan", "text": ["Turkmenistan"], "textfont": {"color": "black", "size": 10}, "textposition": "bottom center", "type": "scatter", "x": [-0.2995], "y": [-0.4665]}, {"mode": "text", "name": "Uganda", "text": ["Uganda"], "textfont": {"color": "black", "size": 10}, "textposition": "bottom center", "type": "scatter", "x": [-1.551], "y": [-0.6769]}, {"mode": "text", "name": "Ukraine", "text": ["Ukraine"], "textfont": {"color": "black", "size": 10}, "textposition": "bottom center", "type": "scatter", "x": [-0.01756], "y": [-0.5469]}, {"mode": "text", "name": "United Arab Emirates", "text": ["United Arab Emirates"], "textfont": {"color": "black", "size": 10}, "textposition": "bottom center", "type": "scatter", "x": [0.6704], "y": [1.206]}, {"mode": "text", "name": "United Kingdom", "text": ["United Kingdom"], "textfont": {"color": "black", "size": 10}, "textposition": "bottom center", "type": "scatter", "x": [1.099], "y": [1.419]}, {"mode": "text", "name": "United States", "text": ["United States"], "textfont": {"color": "black", "size": 10}, "textposition": "bottom center", "type": "scatter", "x": [0.9185], "y": [1.939]}, {"mode": "text", "name": "Uruguay", "text": ["Uruguay"], "textfont": {"color": "black", "size": 10}, "textposition": "bottom center", "type": "scatter", "x": [0.6591], "y": [-0.05823]}, {"mode": "text", "name": "Uzbekistan", "text": ["Uzbekistan"], "textfont": {"color": "black", "size": 10}, "textposition": "bottom center", "type": "scatter", "x": [-0.198], "y": [-0.6339]}, {"mode": "text", "name": "Vanuatu", "text": ["Vanuatu"], "textfont": {"color": "black", "size": 10}, "textposition": "bottom center", "type": "scatter", "x": [-0.8522], "y": [-0.5469]}, {"mode": "text", "name": "Venezuela", "text": ["Venezuela"], "textfont": {"color": "black", "size": 10}, "textposition": "bottom center", "type": "scatter", "x": [0.5464], "y": [0.02932]}, {"mode": "text", "name": "Vietnam", "text": ["Vietnam"], "textfont": {"color": "black", "size": 10}, "textposition": "bottom center", "type": "scatter", "x": [0.287], "y": [-0.6378]}, {"mode": "text", "name": "Yemen", "text": ["Yemen"], "textfont": {"color": "black", "size": 10}, "textposition": "bottom center", "type": "scatter", "x": [-0.3446], "y": [-0.6378]}, {"mode": "text", "name": "Zambia", "text": ["Zambia"], "textfont": {"color": "black", "size": 10}, "textposition": "bottom center", "type": "scatter", "x": [-2.093], "y": [-0.6295]}], "layout": {"legend": {"tracegroupgap": 0, "x": 1, "y": 1}, "margin": {"t": 60}, "title": {"text": "KMeans Clustering"}, "xaxis": {"anchor": "y", "domain": [0, 1], "title": {"text": "life_expec"}}, "yaxis": {"anchor": "x", "domain": [0, 1], "title": {"text": "gdpp"}}}}
